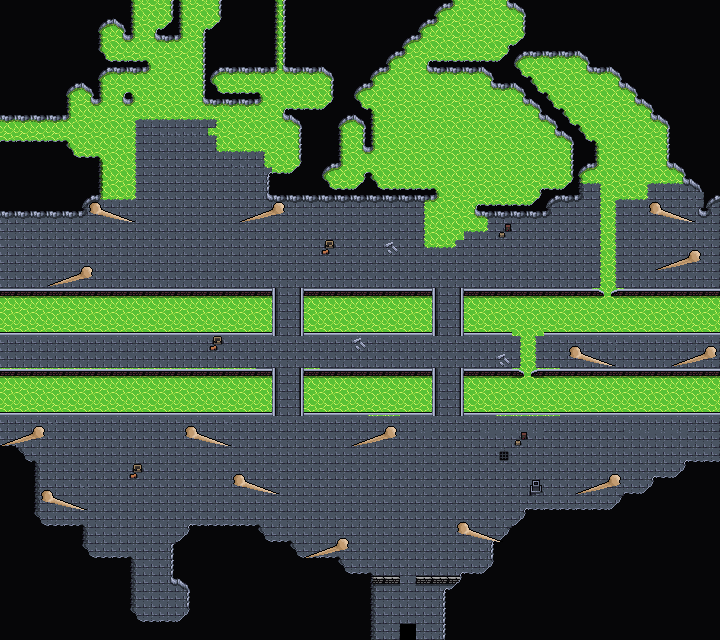

The image is a tile-based game level rendered from a .tmx file. Its description and source (layers, tilesets, objects; grid data summarised) follow:
An orthogonal 45x40 tile map with 16x16 px tiles, 5 tile layers (Background, Ground, Walls, Clutter, ...), 4 tilesets and 37 objects.

<map version="1.10" tiledversion="1.11.2" orientation="orthogonal" renderorder="right-down" width="45" height="40" tilewidth="16" tileheight="16" infinite="0" nextlayerid="16" nextobjectid="167">
 <editorsettings>
  <export target="wastetown..tmx" format="tmx" />
 </editorsettings>
 <properties>
  <property name="dungeonEffect" value="{&quot;startBattleWithCard&quot;: [ &quot;Gutter Grime&quot;, &quot;Biowaste Blob&quot; ]}" />
 </properties>
 <tileset firstgid="1" source="../../../../common/maps/tileset/main.tsx" />
 <tileset firstgid="10113" source="../../../../common/maps/tileset/buildings.tsx" />
 <tileset firstgid="11905" source="../../../../common/maps/tileset/main-nocollide.tsx" />
 <tileset firstgid="22017" source="../../../../common/maps/tileset/dungeon/dungeon_bis.tsx" />
 <layer id="13" name="Background" width="45" height="40">
  <data>[1800 cells, 1051 non-empty, 19 distinct tile ids]</data>
 </layer>
 <layer id="10" name="Ground" width="45" height="40">
  <data>[1800 cells, 510 non-empty, 24 distinct tile ids]</data>
 </layer>
 <layer id="9" name="Walls" width="45" height="40">
  <data>[1800 cells, 547 non-empty, 51 distinct tile ids]</data>
 </layer>
 <layer id="12" name="Clutter" width="45" height="40">
  <properties>
   <property name="spriteLayer" type="bool" value="true" />
  </properties>
  <data>[1800 cells, 994 non-empty, 54 distinct tile ids]</data>
 </layer>
 <layer id="15" name="ClutterBis" width="45" height="40">
  <properties>
   <property name="spriteLayer" type="bool" value="true" />
  </properties>
  <data>[1800 cells, 243 non-empty, 18 distinct tile ids]</data>
 </layer>
 <objectgroup id="11" name="Objects">
  <object id="89" template="../../../../common/maps/obj/enemy.tx" x="485.107" y="272.737">
   <properties>
    <property name="defeatDialog">[
   {
   "action": [
      {"advanceMapFlag":"enemiesDefeated"},
      {"deleteMapObject": -1}
    ]
   }
]</property>
    <property name="enemy" value="Terrian" />
    <property name="speedModifier" type="float" value="10" />
    <property name="threatRange" type="int" value="40" />
    <property name="waypoints" value="123,131" />
   </properties>
  </object>
  <object id="98" template="../../../../common/maps/obj/enemy.tx" x="440.574" y="357.397">
   <properties>
    <property name="defeatDialog">[
   {
   "action": [
      {"advanceMapFlag":"enemiesDefeated"},
      {"deleteMapObject": -1}
    ]
   }
]</property>
    <property name="enemy" value="Aeve" />
    <property name="threatRange" type="int" value="10" />
   </properties>
  </object>
  <object id="100" template="../../../../common/maps/obj/enemy.tx" x="198.005" y="207.888">
   <properties>
    <property name="defeatDialog">[
   {
   "action": [
      {"advanceMapFlag":"enemiesDefeated"},
      {"deleteMapObject": -1}
    ]
   }
]</property>
    <property name="effect" value="{ &quot;startBattleWithCard&quot;: [ &quot;Ooze Flux|GTC&quot;, &quot;Predator Ooze&quot;, &quot;Murky Sewer|DSK&quot; ] }" />
    <property name="enemy" value="The Mimeoplasm" />
    <property name="spawn.Easy" type="bool" value="false" />
    <property name="spawn.Normal" type="bool" value="false" />
    <property name="speedModifier" type="float" value="20" />
    <property name="threatRange" type="int" value="50" />
   </properties>
  </object>
  <object id="101" template="../../../../common/maps/obj/enemy.tx" x="283.44" y="358.077">
   <properties>
    <property name="defeatDialog">[
   {
   "action": [
      {"advanceMapFlag":"enemiesDefeated"},
      {"deleteMapObject": -1}
    ]
   }
]</property>
    <property name="enemy" value="Experiment Kraj" />
    <property name="threatRange" type="int" value="10" />
   </properties>
  </object>
  <object id="106" template="../../../../common/maps/obj/gold.tx" x="28.6125" y="359.534" />
  <object id="107" template="../../../../common/maps/obj/gold.tx" x="148.282" y="613.857" />
  <object id="111" template="../../../../common/maps/obj/entry_up.tx" x="368.955" y="639.736" width="80" height="16">
   <properties>
    <property name="teleport" value="" />
   </properties>
  </object>
  <object id="117" template="../../../../common/maps/obj/manashards.tx" x="29.2058" y="260.891" />
  <object id="123" template="../../../../common/maps/obj/waypoint.tx" x="363.739" y="268.328" />
  <object id="131" template="../../../../common/maps/obj/waypoint.tx" x="562.727" y="270.417" />
  <object id="135" template="../../../../common/maps/obj/enemy.tx" x="139.089" y="545.569">
   <properties>
    <property name="defeatDialog">[
   {
   "action": [
      {"advanceMapFlag":"enemiesDefeated"},
      {"deleteMapObject": -1}
    ]
   }
]</property>
    <property name="enemy" value="Toxrill" />
    <property name="speedModifier" type="float" value="-20" />
    <property name="threatRange" type="int" value="10" />
   </properties>
  </object>
  <object id="136" template="../../../../common/maps/obj/enemy.tx" x="530.45" y="447.669">
   <properties>
    <property name="defeatDialog">[
   {
   "action": [
      {"advanceMapFlag":"enemiesDefeated"},
      {"deleteMapObject": -1}
    ]
   }
]</property>
    <property name="enemy" value="Mitotic Ultimus" />
    <property name="speedModifier" type="float" value="20" />
    <property name="threatRange" type="int" value="40" />
    <property name="waypoints" value="155,156" />
   </properties>
  </object>
  <object id="140" template="../../../../common/maps/obj/collision.tx" x="-1.37336" y="288.856" width="277.276" height="46.7511" />
  <object id="141" template="../../../../common/maps/obj/collision.tx" x="298.944" y="368.342" width="137.889" height="46.7511" />
  <object id="142" template="../../../../common/maps/obj/collision.tx" x="300.576" y="288.367" width="137.889" height="46.7511" />
  <object id="143" template="../../../../common/maps/obj/collision.tx" x="-1.86317" y="367.689" width="277.276" height="46.7511" />
  <object id="144" template="../../../../common/maps/obj/collision.tx" x="460.201" y="288.04" width="258.669" height="46.7511" />
  <object id="145" template="../../../../common/maps/obj/collision.tx" x="459.875" y="369.322" width="258.669" height="46.7511" />
  <object id="146" template="../../../../common/maps/obj/collision.tx" x="720.367" y="195.986" width="40.6127" height="267.092" />
  <object id="147" template="../../../../common/maps/obj/collision.tx" x="-40.8715" y="202.352" width="40.6127" height="267.092" />
  <object id="148" template="../../../../common/maps/obj/collision.tx" x="430.61" y="186.615" width="48.684" height="28.1816" />
  <object id="149" template="../../../../common/maps/obj/collision.tx" x="589.077" y="146.797" width="87.4262" height="28.1816" />
  <object id="150" template="../../../../common/maps/obj/collision.tx" x="504.325" y="269.243" width="48.684" height="28.1816" />
  <object id="151" template="../../../../common/maps/obj/collision.tx" x="518.325" y="328.576" width="20.684" height="47.5149" />
  <object id="152" template="../../../../common/maps/obj/collision.tx" x="598.991" y="166.243" width="20.684" height="136.848" />
  <object id="153" template="../../../../common/maps/obj/manashards.tx" x="556.667" y="216" />
  <object id="154" template="../../../../common/maps/obj/enemy.tx" x="52" y="359.333">
   <properties>
    <property name="defeatDialog">[
   {
   "action": [
      {"advanceMapFlag":"enemiesDefeated"},
      {"deleteMapObject": -1}
    ]
   }
]</property>
    <property name="enemy" value="Slogurk" />
    <property name="threatRange" type="int" value="10" />
   </properties>
  </object>
  <object id="155" template="../../../../common/maps/obj/waypoint.tx" x="405.97" y="442.348" />
  <object id="156" template="../../../../common/maps/obj/waypoint.tx" x="635.462" y="450.332" />
  </objectgroup>
</map>
<!-- 8 of 37 objects omitted -->
